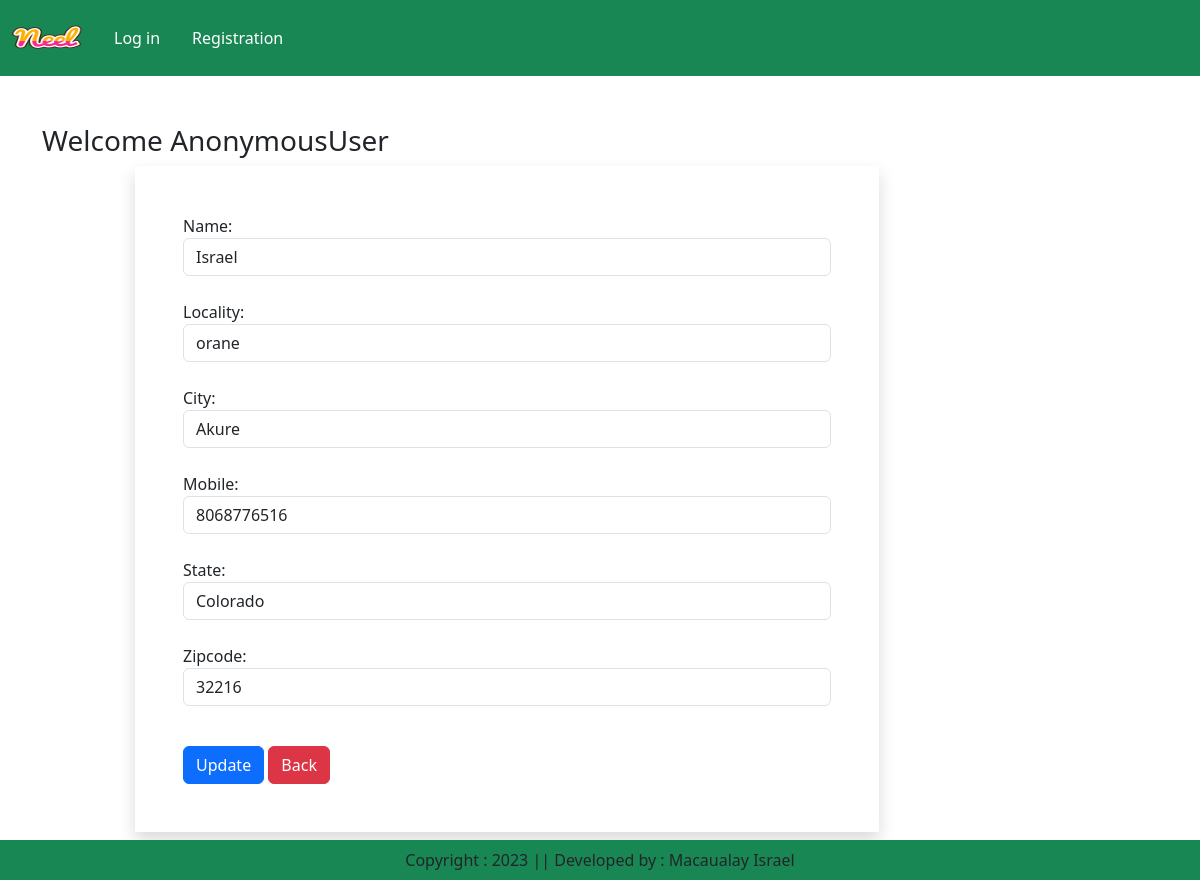
Screenshot of /updateAddress/1 with the database file from the repository.
### helper/models.py (models this page shows)
class Customer(models.Model):
    user = models.ForeignKey(User, on_delete=models.CASCADE)
    name = models.CharField(max_length=200)
    locality = models.CharField(max_length=200)
    city = models.CharField(max_length=50)
    mobile = models.IntegerField(default=0)
    zipcode = models.IntegerField()
    state = models.CharField(choices=STATE_CHOICES, max_length=100)

### helper/views.py (the view, shortened to what this page needs)
# urls.py: path('updateAddress/<int:pk>', views.UpdateAddress.as_view(), name="updateAddress"),
class UpdateAddress(View):
    def get(self, request, pk):
        add = Customer.objects.get(pk=pk)
        form = CustomerProfileForm(instance=add)
        return render(request,'helper/updateaddress.html', locals())

### helper/forms.py
class CustomerProfileForm(forms.ModelForm):
    class Meta:
        model = Customer
        fields = ['name', 'locality', 'city', 'mobile', 'state', 'zipcode']
        widgets={
            'name':forms.TextInput(attrs={'class':'form-control'}),
            'locality':forms.TextInput(attrs={'class':'form-control'}),
            'city':forms.TextInput(attrs={'class':'form-control'}),
            'mobile':forms.NumberInput(attrs={'class':'form-control'}),
            'state':forms.Select(attrs={'class':'form-control'}),
            'zipcode':forms.NumberInput(attrs={'class':'form-control'}),
        }

### helper/templates/helper/updateaddress.html (shortened to what this page needs)
{% extends 'helper/base.html' %}
{% load static %}
{% block main-content %}
<div class="container my-5 ">
    <div class="row">
        <h3>Welcome <span class="text-capitalize">{{request.user}}</span></h3>
    </div>
    <div class="col-sm-8 offset-sm-1">
        <form action="" method="POST" novalidate class="shadow p-5">
            {% for fm in form %}
            {{fm.label_tag}} {{fm}} <small class="text-danger">{{fm.errors|striptags}}</small>
            <br>
            {% endfor %}
            <div class="col-12 mt-3">
                <button type="submit" class="btn btn-primary">Update</button>
                <a href="{% url 'address' %}" type="button" class="btn btn-danger">Back</a>
            </div>
        </form>
    </div>
</div>
{% endblock %}

### rows the page displays
Customer: form "Israel" "orane" "Akure" "8068776516" "Colorado" "32216"

### other values shown
{{ request.user }} "AnonymousUser"
{{ fm.label_tag }} "Name:" "Locality:" "City:" "Mobile:" "State:" "Zipcode:"
